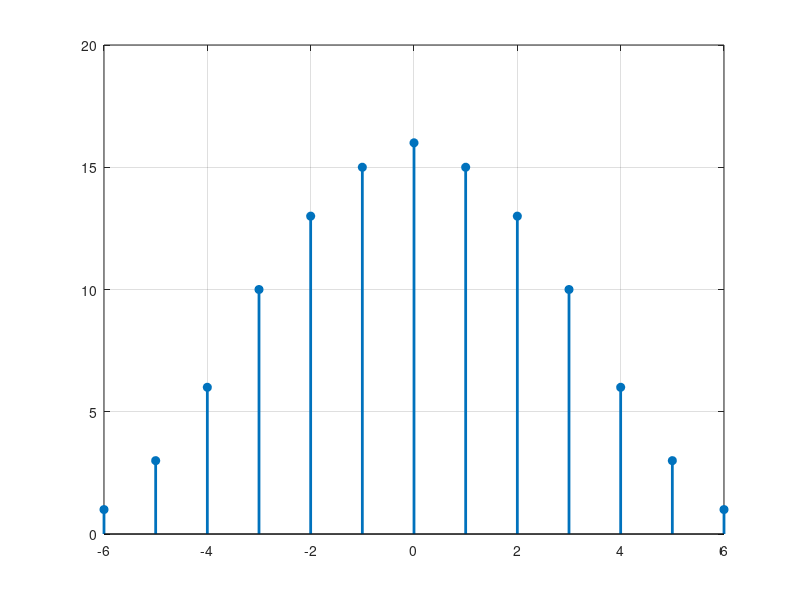

Here is the MATLAB script that generated this plot:
clc;
clear all;
close all;

u = @(n) n >= 0;
n = -4:4;
%stem(n,u(n),"filled");

x1 = @(n) ((4-abs(n)).*(u(n+3)-u(n-4)));
%stem(n, x1(n), "filled", "LineWidth", 2);

h = @(n) (u(n+3)-u(n-4));
%stem(n, h(n), "filled", "LineWidth", 2);

cv1 = conv(x1(n),h(n))
n = -8:8;
%stem(n, cv1, "filled", "LineWidth", 2);

n = -3:3;
Lh = length(h(n))
H = convmtx(h(n)',Lh)
%y = x1(n)*H;
y = H*x1(n)';
n = -6:6;
stem(n, y, "filled", "LineWidth", 2);

n = -11:9;
x1_ex = x1(mod(n-3, 7)-3);
%stem(n+1, x1_ex, "filled", "LineWidth", 2);

h2 = @(n) n.*(u(n+3)-u(n-4));
%stem(n+1, h2(n), "filled", "LineWidth", 2);
h_ex = h2(mod(n-3, 7)-3);
%stem(n+1, h_ex, "filled", "LineWidth", 2);

n = -3:3;
cv3 = cconv(x1_ex,h_ex, 21);
n = -10:10;
%stem(n, cv3, "filled", "LineWidth", 2);

grid on;